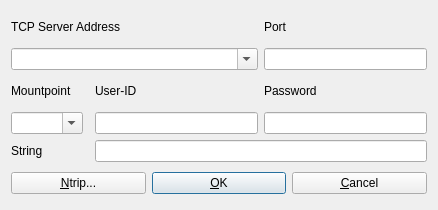
<?xml version="1.0" encoding="UTF-8"?>
<ui version="4.0">
 <class>TcpOptDialog</class>
 <widget class="QWidget" name="TcpOptDialog">
  <property name="geometry">
   <rect>
    <x>0</x>
    <y>0</y>
    <width>438</width>
    <height>210</height>
   </rect>
  </property>
  <property name="windowTitle">
   <string>TCP Options</string>
  </property>
  <property name="toolTip">
   <string/>
  </property>
  <layout class="QGridLayout" name="gridLayout">
   <item row="4" column="3">
    <widget class="QLabel" name="LabelUser">
     <property name="enabled">
      <bool>true</bool>
     </property>
     <property name="toolTip">
      <string/>
     </property>
     <property name="text">
      <string>User-ID</string>
     </property>
    </widget>
   </item>
   <item row="5" column="1">
    <widget class="QComboBox" name="MntPnt">
     <property name="enabled">
      <bool>true</bool>
     </property>
     <property name="toolTip">
      <string/>
     </property>
     <property name="editable">
      <bool>true</bool>
     </property>
    </widget>
   </item>
   <item row="4" column="1">
    <widget class="QLabel" name="LabelMntPnt">
     <property name="enabled">
      <bool>true</bool>
     </property>
     <property name="toolTip">
      <string/>
     </property>
     <property name="text">
      <string>Mountpoint</string>
     </property>
    </widget>
   </item>
   <item row="7" column="1">
    <widget class="QLabel" name="LabelStr">
     <property name="enabled">
      <bool>true</bool>
     </property>
     <property name="toolTip">
      <string/>
     </property>
     <property name="text">
      <string>String</string>
     </property>
    </widget>
   </item>
   <item row="5" column="3">
    <widget class="QLineEdit" name="User">
     <property name="enabled">
      <bool>true</bool>
     </property>
     <property name="toolTip">
      <string/>
     </property>
     <property name="text">
      <string/>
     </property>
    </widget>
   </item>
   <item row="2" column="1" colspan="3">
    <widget class="QComboBox" name="Addr">
     <property name="enabled">
      <bool>true</bool>
     </property>
     <property name="toolTip">
      <string/>
     </property>
     <property name="editable">
      <bool>true</bool>
     </property>
    </widget>
   </item>
   <item row="0" column="1" colspan="3">
    <widget class="QLabel" name="LabelAddr">
     <property name="enabled">
      <bool>true</bool>
     </property>
     <property name="toolTip">
      <string/>
     </property>
     <property name="text">
      <string>TCP Server Address</string>
     </property>
    </widget>
   </item>
   <item row="8" column="1" colspan="4">
    <widget class="QWidget" name="widget" native="true">
     <layout class="QHBoxLayout" name="horizontalLayout">
      <property name="leftMargin">
       <number>0</number>
      </property>
      <property name="topMargin">
       <number>0</number>
      </property>
      <property name="rightMargin">
       <number>0</number>
      </property>
      <property name="bottomMargin">
       <number>0</number>
      </property>
      <item>
       <widget class="QPushButton" name="BtnNtrip">
        <property name="enabled">
         <bool>true</bool>
        </property>
        <property name="toolTip">
         <string/>
        </property>
        <property name="text">
         <string>&amp;Ntrip...</string>
        </property>
       </widget>
      </item>
      <item>
       <widget class="QPushButton" name="BtnOk">
        <property name="enabled">
         <bool>true</bool>
        </property>
        <property name="toolTip">
         <string/>
        </property>
        <property name="text">
         <string>&amp;OK</string>
        </property>
        <property name="autoDefault">
         <bool>true</bool>
        </property>
        <property name="default">
         <bool>true</bool>
        </property>
       </widget>
      </item>
      <item>
       <widget class="QPushButton" name="BtnCancel">
        <property name="enabled">
         <bool>true</bool>
        </property>
        <property name="toolTip">
         <string/>
        </property>
        <property name="text">
         <string>&amp;Cancel</string>
        </property>
       </widget>
      </item>
     </layout>
    </widget>
   </item>
   <item row="4" column="4">
    <widget class="QLabel" name="LabelPasswd">
     <property name="enabled">
      <bool>true</bool>
     </property>
     <property name="toolTip">
      <string/>
     </property>
     <property name="text">
      <string>Password</string>
     </property>
    </widget>
   </item>
   <item row="0" column="4">
    <widget class="QLabel" name="LabelPort">
     <property name="enabled">
      <bool>true</bool>
     </property>
     <property name="toolTip">
      <string/>
     </property>
     <property name="text">
      <string>Port</string>
     </property>
    </widget>
   </item>
   <item row="2" column="4">
    <widget class="QLineEdit" name="Port">
     <property name="enabled">
      <bool>true</bool>
     </property>
     <property name="toolTip">
      <string/>
     </property>
     <property name="text">
      <string/>
     </property>
    </widget>
   </item>
   <item row="5" column="4">
    <widget class="QLineEdit" name="Passwd">
     <property name="enabled">
      <bool>true</bool>
     </property>
     <property name="toolTip">
      <string/>
     </property>
     <property name="text">
      <string/>
     </property>
     <property name="echoMode">
      <enum>QLineEdit::Password</enum>
     </property>
    </widget>
   </item>
   <item row="7" column="3" colspan="2">
    <widget class="QLineEdit" name="Str">
     <property name="enabled">
      <bool>true</bool>
     </property>
     <property name="toolTip">
      <string/>
     </property>
     <property name="text">
      <string/>
     </property>
    </widget>
   </item>
  </layout>
 </widget>
 <tabstops>
  <tabstop>Addr</tabstop>
  <tabstop>Port</tabstop>
  <tabstop>MntPnt</tabstop>
  <tabstop>User</tabstop>
  <tabstop>Passwd</tabstop>
  <tabstop>Str</tabstop>
  <tabstop>BtnNtrip</tabstop>
  <tabstop>BtnOk</tabstop>
  <tabstop>BtnCancel</tabstop>
 </tabstops>
 <resources/>
 <connections/>
</ui>
